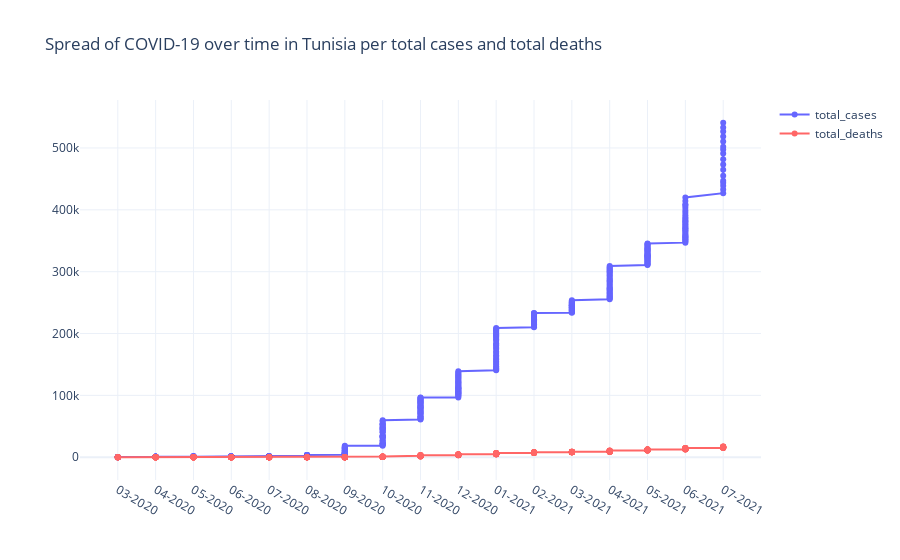

Notebook code for this chart:
### Markdown cell above
We group by Date for the chosen country  and sum up the number of total_cases  and total_deaths. This plot below is given a statistical visualisation for the Spread of COVID-19 for the country, you can notice the gap from each first day of a month, it is given an approximation for the velocity of the Spread of COVID-19 over the mentionned country.

### Code cell
import plotly.graph_objects as go

x=[i.split('-')[1]+'-'+i.split('-')[0] for i in covid_total.date ]
fig = go.Figure()
fig.update_layout(template='plotly_white')
fig.add_trace(go.Scatter(x=x, 
                         y=covid_total['total_cases'],
                         mode='lines+markers',
                         name='total_cases',
                         line=dict(color='rgb(102, 102, 255)', width=2)))
fig.add_trace(go.Scatter(x=x, 
                         y=covid_total['total_deaths'],
                         mode='lines+markers',
                         name='total_deaths',
                         line=dict(color='rgb(255, 102, 102)', width=2)))

fig.update_layout(
    title = 'Spread of COVID-19 over time in '+str(string)+' per total cases and total deaths',
    xaxis_tickformat = '%d %B (%a)<br>%Y'
)
fig.show()

### Figure 1 — Plotly figure (JSON) as saved in the notebook; plotly's stock layout.template omitted (floating-point values rounded to 4 significant figures; data arrays with more than 128 entries replaced by an {"elided": "..."} marker saying what was removed)
{"data": [{"line": {"color": "rgb(102, 102, 255)", "width": 2}, "mode": "lines+markers", "name": "total_cases", "type": "scatter", "x": {"elided": "486 str values"}, "y": {"elided": "486 int values"}}, {"line": {"color": "rgb(255, 102, 102)", "width": 2}, "mode": "lines+markers", "name": "total_deaths", "type": "scatter", "x": {"elided": "486 str values"}, "y": {"elided": "486 int values"}}], "layout": {"title": {"text": "Spread of COVID-19 over time in Tunisia per total cases and total deaths"}, "xaxis": {"tickformat": "%d %B (%a)<br>%Y"}}}
